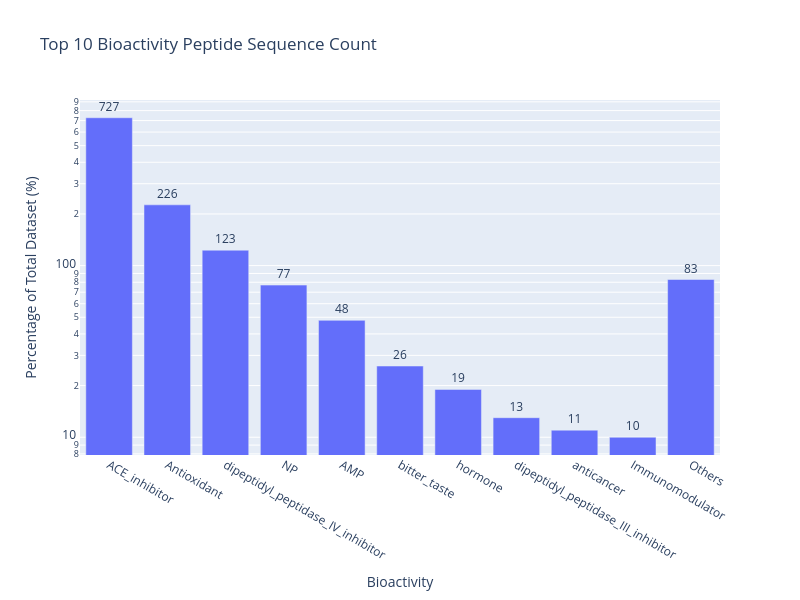

The notebook cell this image was saved under:
### Markdown cell above
### Vertical Graph

### Code cell
# Using Percentage Transformation for visualization
# Sumup Total peptide in each sheet
total_peptides = sam1g1_df['nPepSeq'].sum()
sorted_df = sam1g1_df.sort_values(by='nPepSeq', ascending=False)

top10g1_df = sorted_df.head(10).copy()
top10g1_df['Hover_Details'] = ""
restg1_df = sorted_df.iloc[10:]

if not restg1_df.empty:
    others_sum = restg1_df['nPepSeq'].sum()
    others_names = restg1_df['Bioactivity'].tolist() #extract the names of the remaining categories

    if len(others_names) > 5:
        visible_name = '<br>'.join(others_names[:5])
        details_str = f"<br><b>Includes:</b><br>{visible_name}<br><i> ...and {len(others_names)-5} more</i>"
    else:
        visible_names = "<br>".join(others_names)
        details_str = f"<br><b>Includes:</b><br>{visible_names}"

    others_row = pd.DataFrame({
        'Bioactivity': ['Others'], 
        'nPepSeq': [others_sum],
        'Hover_Details': [details_str]
    })
    
    # Combine the Top 10 with the new Others row using pd.concat
    plot_df = pd.concat([top10g1_df, others_row], ignore_index=True)
else:
    # If the sheet happens to have 10 or fewer categories total, just use it as is
    plot_df = top10g1_df

plot_df['nPepSeq_percentage'] = (plot_df['nPepSeq'] / total_peptides) * 100
plot_df['Hover_Percentage'] = plot_df['nPepSeq_percentage'].round(2).astype(str) + '%'

formatted_total = f"{total_peptides:,}" # format total peptide เพื่อความสวยงาม

fig = px.bar(plot_df, 
             x='Bioactivity', 
             y='nPepSeq', 
             log_y=True,      # The Y-axis now scales by percentage
             text='nPepSeq',
             custom_data=['Hover_Percentage', 'Hover_Details'],  # Include the hover data for percentage and details
#             hover_data={
#                 'Hover_Percentage': True,     # Show percentage rounded to 2 decimals when hovering
 #                'Hover_Details': True  # Show details of the "Others" category when hovering
  #           },
             orientation='v',
             title='Top 10 Bioactivity Peptide Sequence Count',
             height=600, width=800)

# 5. Make it look clean by putting the text just above the bars and renaming the axis
fig.update_traces(textposition='outside',
                  hovertemplate='<b>%{x}</b><br>Count: %{y}<br>Percentage: %{customdata[0]} %{customdata[1]}<extra></extra>')
fig.update_layout(yaxis_title='Percentage of Total Dataset (%)')

fig.show()

### Figure 1 — Plotly figure (JSON) as saved in the notebook; plotly's stock layout.template omitted (floating-point values rounded to 4 significant figures)
{"data": [{"customdata": [["53.34%", ""], ["16.58%", ""], ["9.02%", ""], ["5.65%", ""], ["3.52%", ""], ["1.91%", ""], ["1.39%", ""], ["0.95%", ""], ["0.81%", ""], ["0.73%", ""], ["6.09%", "<br><b>Includes:</b><br>immunoregulator<br>inhibitor<br>antithrombotic<br>stimulating<br>toxin<br><i> ...and 39 more</i>"]], "hovertemplate": "<b>%{x}</b><br>Count: %{y}<br>Percentage: %{customdata[0]} %{customdata[1]}<extra></extra>", "legendgroup": "", "marker": {"color": "#636efa", "pattern": {"shape": ""}}, "name": "", "orientation": "v", "showlegend": false, "text": [727.0, 226.0, 123.0, 77.0, 48.0, 26.0, 19.0, 13.0, 11.0, 10.0, 83.0], "textposition": "outside", "type": "bar", "x": ["ACE_inhibitor", "Antioxidant", "dipeptidyl_peptidase_IV_inhibitor", "NP", "AMP", "bitter_taste", "hormone", "dipeptidyl_peptidase_III_inhibitor", "anticancer", "Immunomodulator", "Others"], "xaxis": "x", "y": [727, 226, 123, 77, 48, 26, 19, 13, 11, 10, 83], "yaxis": "y"}], "layout": {"barmode": "relative", "height": 600, "legend": {"tracegroupgap": 0}, "title": {"text": "Top 10 Bioactivity Peptide Sequence Count"}, "width": 800, "xaxis": {"anchor": "y", "domain": [0, 1], "title": {"text": "Bioactivity"}}, "yaxis": {"anchor": "x", "domain": [0, 1], "title": {"text": "Percentage of Total Dataset (%)"}, "type": "log"}}}
